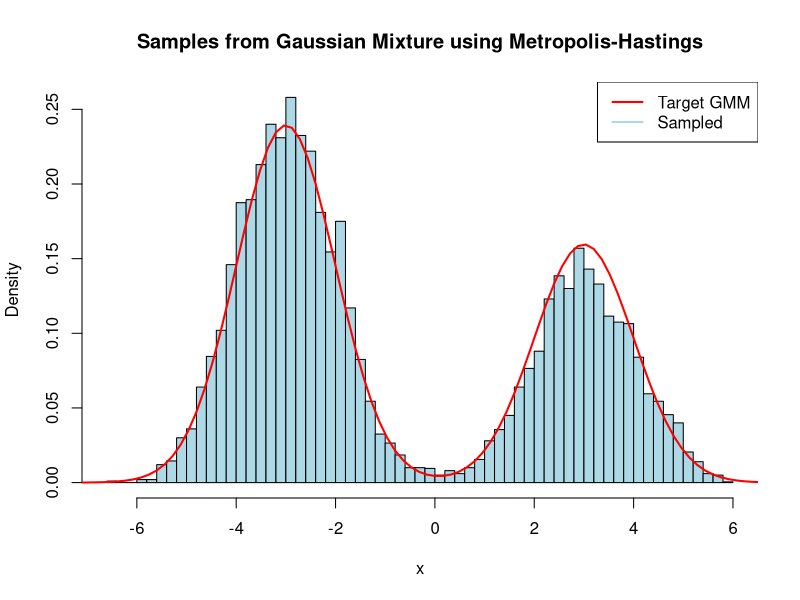

R code for this plot:
#part 1
g_target <- function(x) {
  phi0 <- 0.6
  phi1 <- 0.4
  mu <- c(-3, 3)
  sigma <- c(1, 1)
  phi0 * dnorm(x, mean = mu[1], sd = sigma[1]) +
  phi1 * dnorm(x, mean = mu[2], sd = sigma[2])
}

metropolis_hastings <- function(n_iter, init, proposal_sd) {
  samples <- numeric(n_iter)
  samples[1] <- init
  
  for (i in 2:n_iter) {
    current <- samples[i - 1]
    proposal <- rnorm(1, mean = current, sd = proposal_sd)  # proposal from N(current, 1)
    
    acceptance_ratio <- g_target(proposal) / g_target(current)
    
    if (runif(1) < acceptance_ratio) {
      samples[i] <- proposal
    } else {
      samples[i] <- current
    }
  }
  
  return(samples)
}
set.seed(42)
samples <- metropolis_hastings(n_iter = 10000, init = 0, proposal_sd = 1)

# histogram of the samples
hist(samples, breaks = 50, probability = TRUE, col = "lightblue",
     main = "Samples from Gaussian Mixture using Metropolis-Hastings", xlab = "x")

# overlay the true target distribution
curve(g_target, from = -8, to = 8, add = TRUE, col = "red", lwd = 2)
legend("topright", legend = c("Target GMM", "Sampled"), col = c("red", "lightblue"), lwd = 2)
